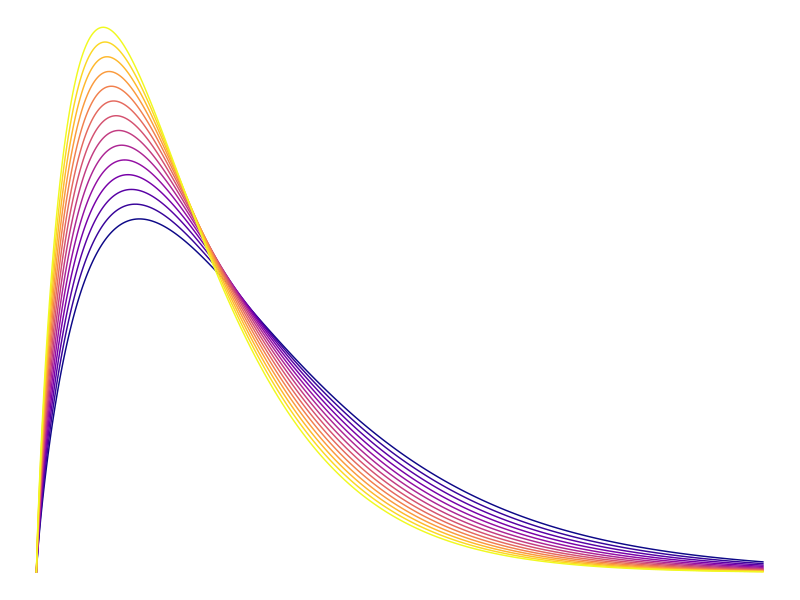

This figure's R source:
## ---- chunk 1
knitr::opts_chunk$set(echo = TRUE)
## ---- chunk 2
library("tidyverse")

theta <- seq(0,1,length=500)

df <- tibble(
  row = 1:500, 
  a = dgamma(x = theta, shape = 1.85, rate = 6.00), 
  b = dgamma(x = theta, shape = 1.85, rate = 6.25), 
  c = dgamma(x = theta, shape = 1.85, rate = 6.50), 
  d = dgamma(x = theta, shape = 1.85, rate = 6.75), 
  e = dgamma(x = theta, shape = 1.85, rate = 7.00),
  f = dgamma(x = theta, shape = 1.85, rate = 7.25),
  g = dgamma(x = theta, shape = 1.85, rate = 7.50),
  h = dgamma(x = theta, shape = 1.85, rate = 7.75),
  i = dgamma(x = theta, shape = 1.85, rate = 8.00),
  j = dgamma(x = theta, shape = 1.85, rate = 8.25), 
  k = dgamma(x = theta, shape = 1.85, rate = 8.50), 
  l = dgamma(x = theta, shape = 1.85, rate = 8.75), 
  m = dgamma(x = theta, shape = 1.85, rate = 9.00), 
  n = dgamma(x = theta, shape = 1.85, rate = 9.25)
  ) %>% 
  pivot_longer(cols = -row) %>% 
  filter(value != Inf)

ggplot(data = df, aes(x = row, y = value, color = name)) +
  geom_line(show.legend = F) + 
  scale_color_viridis_d(option = "C") + 
  theme_void()

